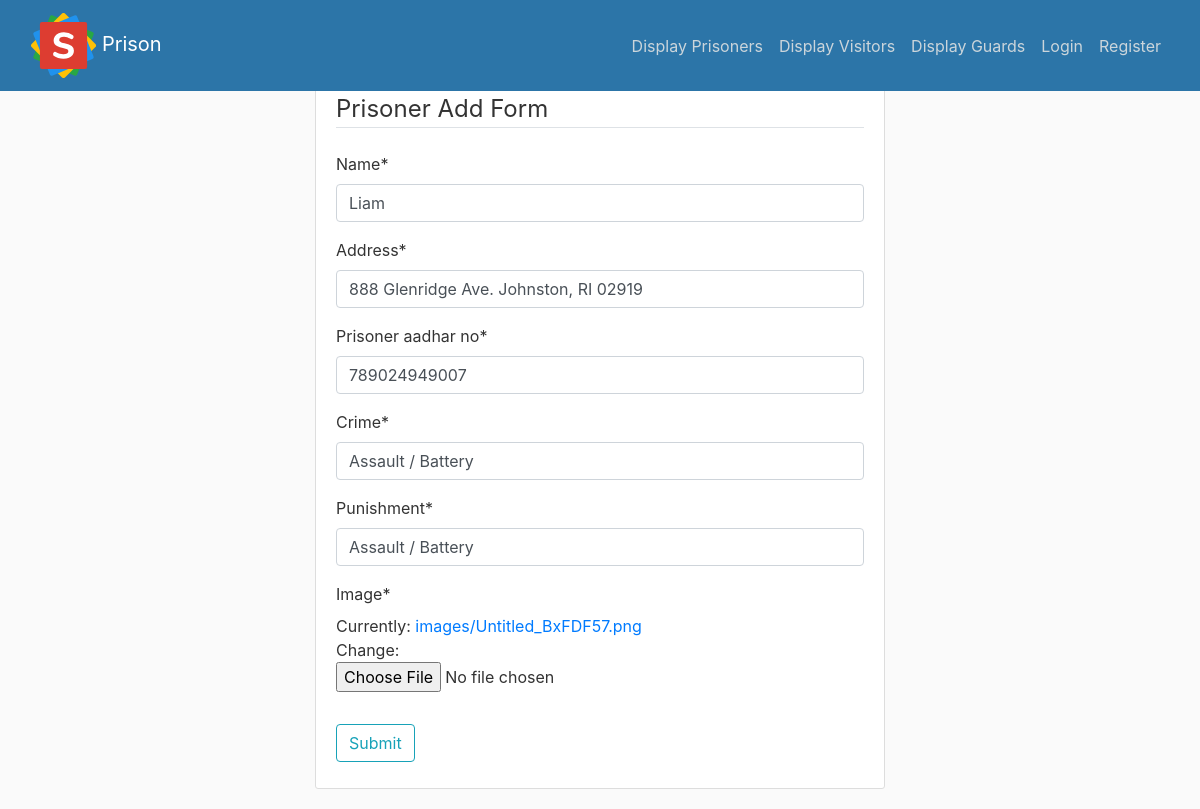
The page /priupdate/789024949007 on the database its author committed.
### testapp/models.py (models this page shows, shortened)
class prisoner(models.Model):
    address=models.CharField(max_length=100)
    name=models.CharField(max_length=50)
    prisoner_aadhar_no=models.BigIntegerField(primary_key=True)
    crime=models.CharField(max_length=100)
    punishment=models.CharField(max_length=100)
    date_of_entry=models.DateTimeField(default=datetime.now())
    image=models.ImageField(upload_to='images/')

### testapp/views.py (the view)
# urls.py: path('priupdate/<int:pk>',user_views.priupdate,name='prisoner-update')
def priupdate(request,pk):
    x=prisoner.objects.get(pk=pk)
    if request.method == 'POST':
        form=prisonerform(request.POST,request.FILES,instance=x)
        if(len(request.POST['prisoner_aadhar_no'])!=12):
            messages.warning(request,'Invalid Aadhar No.')
            return redirect('addprisoner')
        if form.is_valid():
            form.save()
            messages.success(request,'Prisoner Updated Sucessfully')
            return redirect('home')
    else:
        form=prisonerform(initial=model_to_dict(x))
    return render(request,'testapp/prisoner.html',{'form': form})

### testapp/forms.py
class prisonerform(forms.ModelForm):
    class Meta:
        model = prisoner
        fields=['name','address','prisoner_aadhar_no','crime','punishment','image']

### templates/testapp/prisoner.html (shortened to what this page needs)
{% extends "testapp/base.html" %}
{% load crispy_forms_tags %}
{% block content %}
    <div class="content-section">
      <form method="POST" enctype="multipart/form-data">
        <fieldset class="form-group">
          <legend class="border-bottom mb-4">Prisoner Add Form</legend>
          {{form|crispy}}
        </fieldset>
        <div class="form-group">
        <button type="submit" class="btn btn-outline-info">Submit</button>
        </div>
      </form>
    </div>
{% endblock content %}

### static/css/main.css (style rules this page uses)
body { background: #fafafa; color: #333333; margin-top: 5rem; }
.content-section { background: #ffffff; padding: 10px 20px; border: 1px solid #dddddd; border-radius: 3px; margin-bottom: 20px; }

### rows shown on the page
prisoner: name "Liam", address "888 Glenridge Ave. Johnston, RI 02919", prisoner_aadhar_no "789024949007", crime "Assault / Battery", punishment "Assault / Battery"
